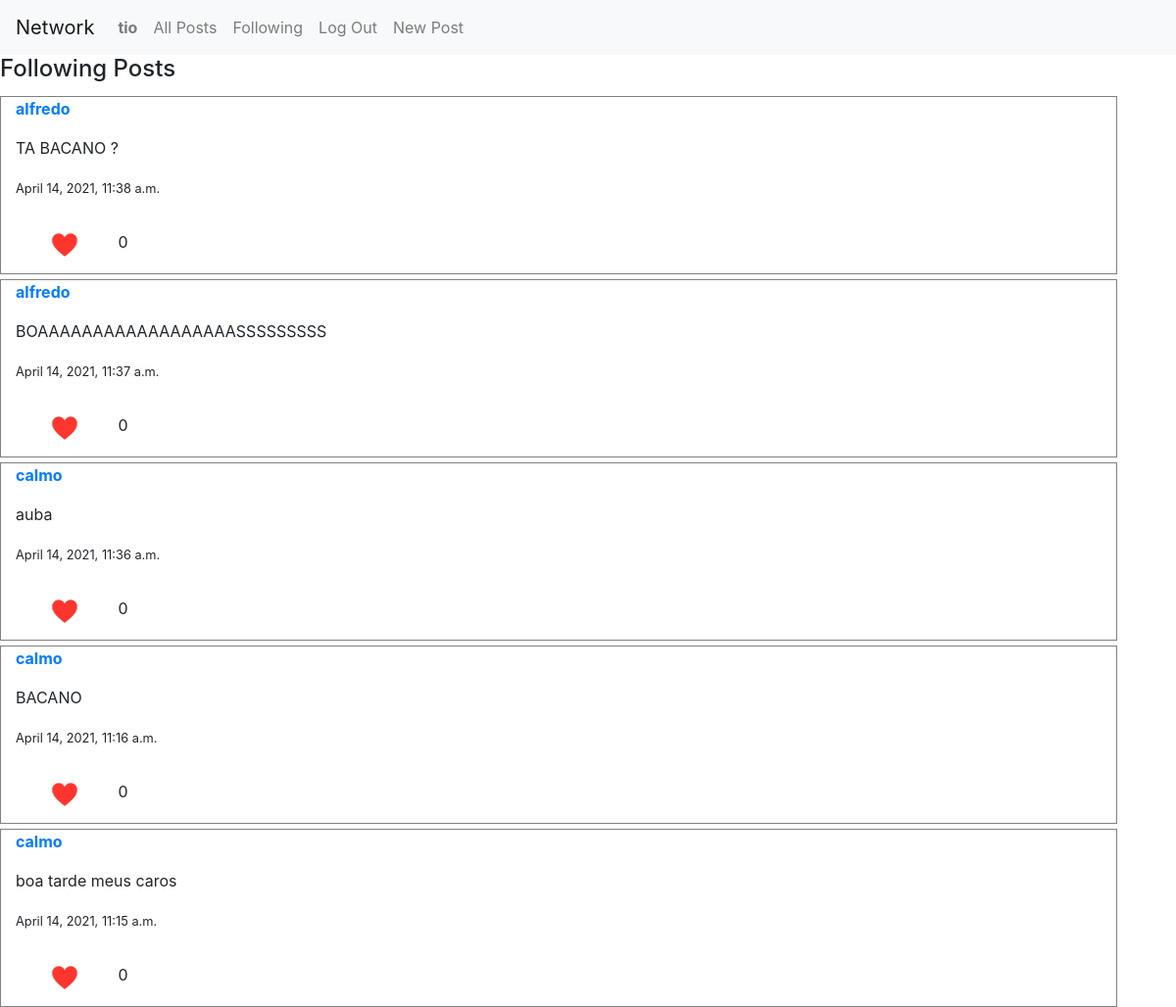
The page /following (signed in) on the database its author committed.
### network/models.py (models this page shows)
class User(AbstractUser):
    pass

class Post(models.Model):
    user = models.ForeignKey(settings.AUTH_USER_MODEL, on_delete=models.CASCADE)
    text = models.CharField(max_length= 300)
    created_at = models.DateTimeField(auto_now_add=True)
    likes = models.IntegerField(default = 0) # number of likes start at 0

### network/views.py (the view)
# urls.py: path("following",views.following,name ="following"),
@login_required(login_url='index') #redirect when user is not logged in
def following(request):
    user_logged_in = User.objects.get(username = request.user.username)
    user_p_logged_in = UserProfile.objects.get(user = user_logged_in)
    following_list = user_p_logged_in.following.all()
    all_posts = Post.objects.all() #- means that its desceding order newer to older
    all_posts = all_posts.order_by('-created_at')
    following_posts = all_posts
    for post in all_posts.all():
        if(post.user not in following_list):
            following_posts = following_posts.all().exclude(user = post.user)
    page = request.GET.get('page', 1)
    paginator = Paginator(following_posts, 10)
    try:
        posts = paginator.page(page)
    except PageNotAnInteger:
        posts = paginator.page(1)
    except EmptyPage:
        posts = paginator.page(paginator.num_pages)
    return render(request, "network/following.html",{
        "posts":posts
    })

### network/templates/network/following.html (shortened to what this page needs)
{% extends "network/layout.html" %}
{%load static %}
{% block body %}
<h4> Following Posts </h4>
{% for post in posts%}
  <div class="container"
        <p><a href="{% url 'profile' post.user.username %}"><strong>{{ post.user.username }}</strong></a></p>
        <p >{{post.text}}</p>
        <p> <small>{{post.created_at}}</small></p>
        <img src="{% static 'network/small-heart-icon-0.jpg' %}" width="100" height="60">
        <div class="image">
          {{post.likes}}
        </div>
  </div>
{% endfor %}
{% endblock %}

### network/templates/network/layout.html (shortened to what this page needs)
{% load static %}
<!DOCTYPE html>
<html lang="en">
    <head>
        <link rel="stylesheet" href="https://stackpath.bootstrapcdn.com/bootstrap/4.4.1/css/bootstrap.min.css">
        <link href="{% static 'network/styles.css' %}" rel="stylesheet">
    </head>
    <body>
        <nav class="navbar navbar-expand-lg navbar-light bg-light">
            <a class="navbar-brand" href="#">Network</a>
            <div>
              <ul class="navbar-nav mr-auto">
                {% if user.is_authenticated %}
                    <li class="nav-item">
                        <a class="nav-link" href="{% url 'profile' user.username %}"><strong>{{ user.username }}</strong></a>
                    </li>
                {% endif %}
                <li class="nav-item">
                  <a class="nav-link" href="{% url 'index' %}">All Posts</a>
                </li>
                {% if user.is_authenticated %}
                    <li class="nav-item">
                        <a class="nav-link" href="{% url 'following' %}">Following</a>
                    </li>
                    <li class="nav-item">
                        <a class="nav-link" href="{% url 'logout' %}">Log Out</a>
                    </li>
                    <li class="nav-item">
                        <a class="nav-link" href="{% url 'newPost' %}">New Post</a>
                    </li>
                {% endif %}
              </ul>
            </div>
          </nav>
        <div class="body">
            {% block body %}
            {% endblock %}
        </div>
    </body>
</html>

### network/templates/network/layout.html (style rules this page uses)
.container { border-style: groove; float:left; border-width: 1px; border-color: grey; margin-top:5px; }
.image { display:inline-block; }

### rows shown on the page
User: username "tio"
Post: user.username "alfredo", text "TA BACANO ?", created_at "April 14, 2021, 11:38 a.m.", likes "0"
Post: user.username "alfredo", text "BOAAAAAAAAAAAAAAAAAASSSSSSSSS", created_at "April 14, 2021, 11:37 a.m.", likes "0"
Post: user.username "calmo", text "auba", created_at "April 14, 2021, 11:36 a.m.", likes "0"
Post: user.username "calmo", text "BACANO", created_at "April 14, 2021, 11:16 a.m.", likes "0"
Post: user.username "calmo", text "boa tarde meus caros", created_at "April 14, 2021, 11:15 a.m.", likes "0"
